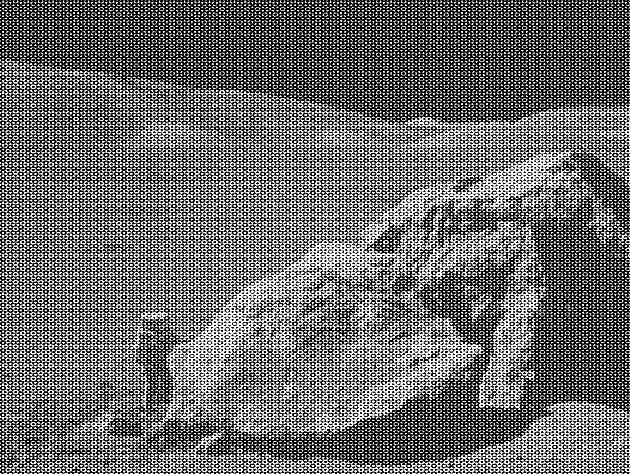
#> input picture 使用scipy通过傅里叶变换来降噪/moonlanding.png, 630 x 474 px
$ jupyter execute 'scipy傅里叶变换消噪.ipynb'
#> lines starting #> are read from the running program, lines starting #| are printed output that depends on the picture
[cell 1]
# 登月图片消燥
import numpy as np
# 导入fft2转换二维数组
from scipy.fftpack import fft2, ifft2
import matplotlib.pyplot as plt

[cell 2]
from PIL import Image

[cell 3]
moon = plt.imread('./moonlanding.png')
#> moon is the input picture: shape (474, 630) float32; min 0, max 1, mean 0.424
moon

[cell 4]
moon.reshape(-1)*255

[cell 5]
moon_img = Image.open('./moonlanding.png')
moon_img

[cell 6]
moon_img_data = np.fromstring(moon_img.tobytes(),np.int8)
display(moon_img_data.shape,moon_img_data[:100])

[cell 7]
plt.figure(figsize=(12,9))
plt.imshow(moon, cmap='gray')

[cell 8]
# 使用scipy中的快速傅里叶变换，对图片进行转换----->频域
moon_fft2 = fft2(moon)
moon_fft2

[cell 9]
# 将比较大的频过滤掉，也就是过滤掉图片变换较大的地方
cond = np.abs(moon_fft2) > 1e3
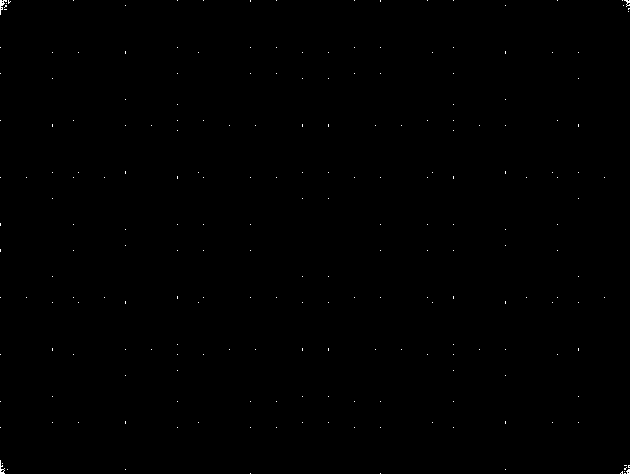
#> cond: shape (474, 630) bool; 0.13% white in thin lines or dots
moon_fft2[cond] = 0

[cell 10]
moon_result = ifft2(moon_fft2)
moon_result

[cell 11]
result = np.real(moon_result)
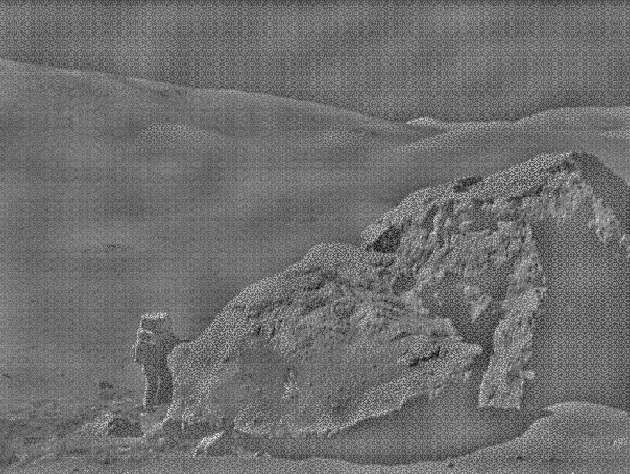
#> result: shape (474, 630) float32; min -0.631, max 0.817, mean 3.07e-10; drawn with min black and max white
